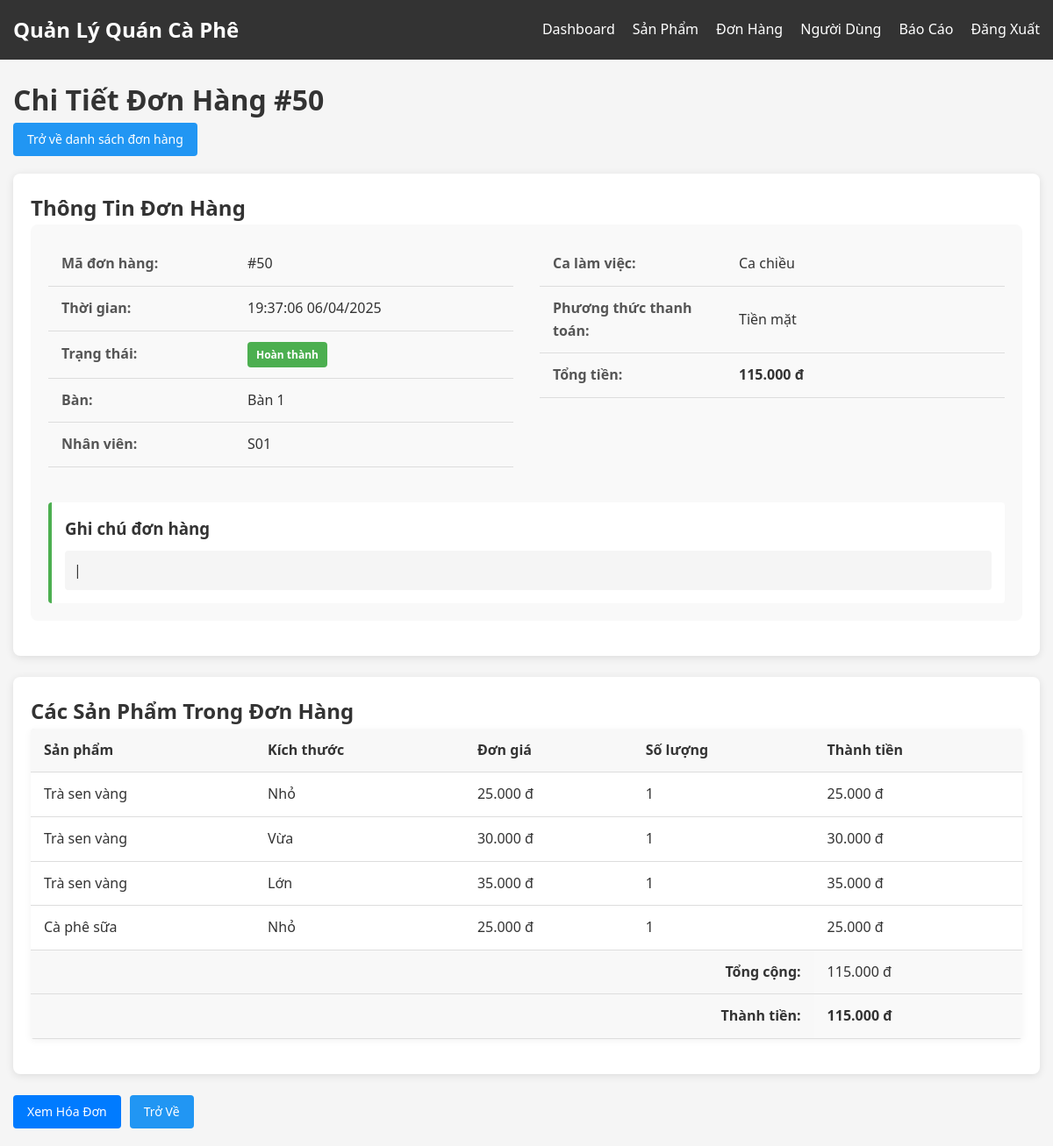
Screenshot of /admin/order_details.php?order_id=50 (signed in) with the database file from the repository.
### tables this page shows
CREATE TABLE `orders` (
  `order_id` int(11) NOT NULL,
  `user_id` int(11) DEFAULT NULL,
  `table_id` varchar(10) NOT NULL,
  `shift_id` int(11) NOT NULL,
  `promo_id` int(11) DEFAULT NULL,
  `total_price` decimal(10,2) NOT NULL,
  `order_time` datetime DEFAULT current_timestamp(),
  `status` enum('Chờ chế biến','Hoàn thành','Đã thanh toán','Đã hủy') DEFAULT 'Chờ chế biến',
  `notes` text DEFAULT NULL,
  `completed` tinyint(1) DEFAULT 0
);

CREATE TABLE `tables` (
  `table_id` varchar(10) NOT NULL,
  `table_name` varchar(50) NOT NULL
);

CREATE TABLE `users` (
  `user_id` int(11) NOT NULL,
  `username` varchar(50) NOT NULL,
  `password` varchar(255) NOT NULL,
  `role` enum('Quản lý','Ca sáng','Ca chiều') NOT NULL
);

CREATE TABLE `shifts` (
  `shift_id` int(11) NOT NULL,
  `shift_name` varchar(20) NOT NULL,
  `start_time` time NOT NULL,
  `end_time` time NOT NULL
);

CREATE TABLE `payments` (
  `payment_id` int(11) NOT NULL,
  `order_id` int(11) NOT NULL,
  `payment_method` enum('Tiền mặt','Chuyển khoản','Thẻ','MoMo') NOT NULL,
  `amount` decimal(10,2) NOT NULL,
  `transaction_code` varchar(50) DEFAULT NULL,
  `status` enum('Thành công','Thất bại','Chờ xử lý') DEFAULT 'Chờ xử lý',
  `payment_time` datetime DEFAULT current_timestamp()
);

CREATE TABLE `order_details` (
  `order_id` int(11) NOT NULL,
  `product_id` int(11) NOT NULL,
  `quantity` int(11) NOT NULL,
  `price` decimal(10,2) NOT NULL,
  `note` text DEFAULT NULL
);

CREATE TABLE `products` (
  `product_id` int(11) NOT NULL,
  `product_name` varchar(100) NOT NULL,
  `category_id` int(11) NOT NULL,
  `size` enum('Nhỏ','Vừa','Lớn') NOT NULL,
  `price` decimal(10,2) NOT NULL,
  `status` enum('Hoạt động','Ngừng bán') DEFAULT 'Hoạt động'
);

### config/functions.php (called while the page is built, shortened)
<?php
function formatCurrency($amount) {
    return number_format($amount, 0, ',', '.') . ' đ';
}
?>

### admin/order_details.php (the view, shortened to what this page needs)
<?php
require_once '../config/db.php';
require_once '../config/functions.php';
$order_id = $_GET['order_id'];
$order_query = "SELECT o.*, t.table_name, u.username as staff_name, s.shift_name,
                p.payment_method, p.transaction_code, p.status as payment_status,
                pr.discount_code, pr.discount_value
               FROM Orders o
               LEFT JOIN Tables t ON o.table_id = t.table_id
               LEFT JOIN Users u ON o.user_id = u.user_id
               LEFT JOIN Shifts s ON o.shift_id = s.shift_id
               LEFT JOIN Payments p ON o.order_id = p.order_id
               LEFT JOIN Promotions pr ON o.promo_id = pr.promo_id
               WHERE o.order_id = ?";
$order_stmt = $conn->prepare($order_query);
$order_stmt->bind_param("i", $order_id);
$order_stmt->execute();
$order_result = $order_stmt->get_result();
$order = $order_result->fetch_assoc();
$items_query = "SELECT od.*, p.product_name, p.size
               FROM Order_Details od
               JOIN Products p ON od.product_id = p.product_id
               WHERE od.order_id = ?";
$items_stmt = $conn->prepare($items_query);
$items_stmt->bind_param("i", $order_id);
$items_stmt->execute();
$items_result = $items_stmt->get_result();
?>
<!DOCTYPE html>
<html lang="vi">
<head>
    <link rel="stylesheet" href="../assets/css/style.css">
</head>
<body>
    <nav class="navbar">
        <div class="container">
            <a href="index.php" class="navbar-brand">Quản Lý Quán Cà Phê</a>
            <ul class="navbar-nav">
                <li class="nav-item">
                    <a href="dashboard.php" class="nav-link">Dashboard</a>
                </li>
                <li class="nav-item">
                    <a href="products.php" class="nav-link">Sản Phẩm</a>
                </li>
                <li class="nav-item">
                    <a href="orders.php" class="nav-link">Đơn Hàng</a>
                </li>
                <li class="nav-item">
                    <a href="users.php" class="nav-link">Người Dùng</a>
                </li>
                <li class="nav-item">
                    <a href="reports.php" class="nav-link">Báo Cáo</a>
                </li>
                <li class="nav-item">
                    <a href="../logout.php" class="nav-link">Đăng Xuất</a>
                </li>
            </ul>
        </div>
    </nav>
    <div class="container">
        <div class="dashboard">
            <div class="dashboard-header">
                <h1>Chi Tiết Đơn Hàng #<?php echo $order_id; ?></h1>
                <a href="orders.php" class="btn btn-secondary">Trở về danh sách đơn hàng</a>
            </div>
            <div class="card">
                <h2>Thông Tin Đơn Hàng</h2>
                <div class="order-info">
                    <div class="row">
                        <div class="col-md-6">
                            <table class="table-info">
                                <tr>
                                    <th>Mã đơn hàng:</th>
                                    <td>#<?php echo $order['order_id']; ?></td>
                                </tr>
                                <tr>
                                    <th>Thời gian:</th>
                                    <td><?php echo date('H:i:s d/m/Y', strtotime($order['order_time'])); ?></td>
                                </tr>
                                <tr>
                                    <th>Trạng thái:</th>
                                    <td>
                                        <span class="status-badge status-<?php echo strtolower(str_replace(' ', '-', $order['status'])); ?>">
                                            <?php echo $order['status']; ?>
                                        </span>
                                    </td>
                                </tr>
                                <tr>
                                    <th>Bàn:</th>
                                    <td><?php echo $order['table_name']; ?></td>
                                </tr>
                                <tr>
                                    <th>Nhân viên:</th>
                                    <td><?php echo $order['staff_name']; ?></td>
                                </tr>
                            </table>
                        </div>
                        <div class="col-md-6">
                            <table class="table-info">
                                <tr>
                                    <th>Ca làm việc:</th>
                                    <td><?php echo $order['shift_name']; ?></td>
                                </tr>
                                <tr>
                                    <th>Phương thức thanh toán:</th>
                                    <td><?php echo $order['payment_method']; ?></td>
                                </tr>
                                <tr>
                                    <th>Tổng tiền:</th>
                                    <td><strong><?php echo formatCurrency($order['total_price']); ?></strong></td>
                                </tr>
                            </table>
                        </div>
                    </div>
                    <?php if (!empty($order['notes'])): ?>
                    <div class="order-notes">
                        <h3>Ghi chú đơn hàng</h3>
                        <div class="note-content"><?php echo nl2br(htmlspecialchars($order['notes'])); ?></div>
                    </div>
                    <?php endif; ?>
                </div>
            </div>
            <div class="card mt-4">
                <h2>Các Sản Phẩm Trong Đơn Hàng</h2>
                <table class="table">
                    <thead>
                        <tr>
                            <th>Sản phẩm</th>
                            <th>Kích thước</th>
                            <th>Đơn giá</th>
                            <th>Số lượng</th>
                            <th>Thành tiền</th>
                        </tr>
                    </thead>
                    <tbody>
                        <?php
                        $subtotal = 0;
                        while ($item = $items_result->fetch_assoc()):
                            $item_total = $item['quantity'] * $item['price'];
                            $subtotal += $item_total;
                        ?>
                            <tr>
                                <td><?php echo $item['product_name']; ?></td>
                                <td><?php echo $item['size']; ?></td>
                                <td><?php echo formatCurrency($item['price']); ?></td>
                                <td><?php echo $item['quantity']; ?></td>
                                <td><?php echo formatCurrency($item_total); ?></td>
                            </tr>
                        <?php endwhile; ?>
                    </tbody>
                    <tfoot>
                        <tr>
                            <th colspan="4" class="text-right">Tổng cộng:</th>
                            <td><?php echo formatCurrency($subtotal); ?></td>
                        </tr>
                        <tr>
                            <th colspan="4" class="text-right">Thành tiền:</th>
                            <td><strong><?php echo formatCurrency($order['total_price']); ?></strong></td>
                        </tr>
                    </tfoot>
                </table>
            </div>
            <div class="action-buttons mt-4">
                <a href="../staff/receipt.php?order_id=<?php echo $order_id; ?>" class="btn btn-primary">Xem Hóa Đơn</a>
                <a href="orders.php" class="btn btn-secondary">Trở Về</a>
            </div>
        </div>
    </div>
</body>
</html>

### assets/css/style.css (style rules this page uses)
* { margin: 0; padding: 0; box-sizing: border-box; }
body { font-family: 'Segoe UI', Tahoma, Geneva, Verdana, sans-serif; line-height: 1.6; color: #333; background-color: #f5f5f5; }
a { text-decoration: none; color: #0066cc; }
ul { list-style: none; }
.container { width: 100%; max-width: 1200px; margin: 0 auto; padding: 0 15px; }
.btn { display: inline-block; padding: 8px 16px; border: none; border-radius: 4px; cursor: pointer; font-size: 14px; text-align: center; transition: all 0.3s ease; }
.btn-primary { background-color: #4CAF50; color: white; }
.btn-secondary { background-color: #2196F3; color: white; }
.table { width: 100%; border-collapse: collapse; margin-bottom: 20px; }
.table th, .table td { padding: 12px 15px; text-align: left; border-bottom: 1px solid #ddd; }
.table th { background-color: #f8f8f8; font-weight: 600; }
.navbar { background-color: #333; color: white; padding: 15px 0; }
.navbar .container { display: flex; justify-content: space-between; align-items: center; }
.navbar-brand { font-size: 1.5rem; font-weight: bold; color: white; }
.navbar-nav { display: flex; }
.nav-item { margin-left: 20px; }
.nav-link { color: white; transition: all 0.3s ease; }
.dashboard { padding: 20px 0; }
.dashboard-header { margin-bottom: 20px; }
.card { background-color: white; border-radius: 8px; box-shadow: 0 2px 10px rgba(0, 0, 0, 0.1); padding: 20px; }
.status-badge { display: inline-block !important; padding: 5px 10px !important; border-radius: 4px !important; font-weight: bold !important; font-size: 12px !important; color: white !important; }
.status-hoàn-thành { background-color: #4CAF50 !important; }
.btn-primary { background-color: #007bff !important; color: white !important; }

### admin/order_details.php (style rules this page uses)
.order-info { padding: 20px; background-color: #f9f9f9; border-radius: 8px; margin-bottom: 20px; }
.table-info { width: 100%; margin-bottom: 20px; border-collapse: separate; border-spacing: 0; }
.table-info th, .table-info td { padding: 12px 15px; text-align: left; border-bottom: 1px solid #ddd; }
.table-info th { width: 40%; color: #555; font-weight: 600; }
.status-badge { padding: 6px 12px; border-radius: 30px; display: inline-block; font-size: 14px; font-weight: 500; color: white; }
.status-hoàn-thành { background-color: #4CAF50; }
.order-notes { margin-top: 20px; padding: 15px; background-color: #fff; border-left: 4px solid #4CAF50; border-radius: 4px; }
.note-content { margin-top: 10px; padding: 10px; background-color: #f5f5f5; border-radius: 4px; color: #333; }
.table { width: 100%; border-collapse: collapse; margin-bottom: 20px; box-shadow: 0 2px 8px rgba(0,0,0,0.05); border-radius: 4px; overflow: hidden; }
.table thead { background-color: #f2f2f2; }
.table th, .table td { padding: 12px 15px; text-align: left; border-bottom: 1px solid #ddd; }
.table tfoot { background-color: #f9f9f9; font-weight: 500; }
.table tfoot th { text-align: right; }
.text-right { text-align: right !important; }
.action-buttons { margin-top: 20px; display: flex; gap: 10px; }
.mt-4 { margin-top: 1.5rem; }
.row { display: flex; flex-wrap: wrap; margin-right: -15px; margin-left: -15px; }
.col-md-6 { flex: 0 0 50%; max-width: 50%; padding-right: 15px; padding-left: 15px; box-sizing: border-box; }

### rows the page displays
orders: order_id "50", order_time "19:37:06 06/04/2025", status "Hoàn thành", table.table_name "Bàn 1", user.username "S01", shift.shift_name "Ca chiều", payments.payment_method "Tiền mặt", total_price "115.000 đ", notes "|"
order_details: product.product_name "Trà sen vàng", product.size "Nhỏ", price "25.000 đ", quantity "1", formatCurrency($item_total) "25.000 đ"
order_details: product.product_name "Trà sen vàng", product.size "Vừa", price "30.000 đ", quantity "1", formatCurrency($item_total) "30.000 đ"
order_details: product.product_name "Trà sen vàng", product.size "Lớn", price "35.000 đ", quantity "1", formatCurrency($item_total) "35.000 đ"
order_details: product.product_name "Cà phê sữa", product.size "Nhỏ", price "25.000 đ", quantity "1", formatCurrency($item_total) "25.000 đ"

### other values shown
$order_id "50"
formatCurrency($subtotal) "115.000 đ"
